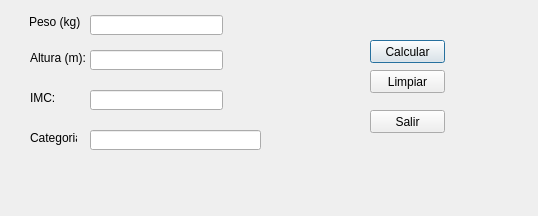
<?xml version="1.0" encoding="UTF-8"?>
<ui version="4.0">
 <class>dlgIMC</class>
 <widget class="QDialog" name="dlgIMC">
  <property name="geometry">
   <rect>
    <x>0</x>
    <y>0</y>
    <width>538</width>
    <height>216</height>
   </rect>
  </property>
  <property name="windowTitle">
   <string>CALCULO DE IMC</string>
  </property>
  <property name="sizeGripEnabled">
   <bool>false</bool>
  </property>
  <property name="modal">
   <bool>false</bool>
  </property>
  <widget class="QLabel" name="label">
   <property name="geometry">
    <rect>
     <x>29</x>
     <y>14</y>
     <width>52</width>
     <height>16</height>
    </rect>
   </property>
   <property name="frameShadow">
    <enum>QFrame::Sunken</enum>
   </property>
   <property name="text">
    <string>Peso (kg): </string>
   </property>
  </widget>
  <widget class="QLabel" name="label_3">
   <property name="geometry">
    <rect>
     <x>30</x>
     <y>90</y>
     <width>26</width>
     <height>16</height>
    </rect>
   </property>
   <property name="text">
    <string>IMC: </string>
   </property>
  </widget>
  <widget class="QLineEdit" name="txtPeso">
   <property name="geometry">
    <rect>
     <x>90</x>
     <y>15</y>
     <width>133</width>
     <height>20</height>
    </rect>
   </property>
  </widget>
  <widget class="QLineEdit" name="txtAltura">
   <property name="geometry">
    <rect>
     <x>90</x>
     <y>50</y>
     <width>133</width>
     <height>20</height>
    </rect>
   </property>
  </widget>
  <widget class="QLabel" name="label_2">
   <property name="geometry">
    <rect>
     <x>30</x>
     <y>50</y>
     <width>55</width>
     <height>16</height>
    </rect>
   </property>
   <property name="text">
    <string>Altura (m): </string>
   </property>
  </widget>
  <widget class="QPushButton" name="btnCalcular">
   <property name="geometry">
    <rect>
     <x>370</x>
     <y>40</y>
     <width>75</width>
     <height>23</height>
    </rect>
   </property>
   <property name="autoFillBackground">
    <bool>false</bool>
   </property>
   <property name="text">
    <string>Calcular</string>
   </property>
  </widget>
  <widget class="QLineEdit" name="txtIMC">
   <property name="enabled">
    <bool>true</bool>
   </property>
   <property name="geometry">
    <rect>
     <x>90</x>
     <y>90</y>
     <width>133</width>
     <height>20</height>
    </rect>
   </property>
  </widget>
  <widget class="QLineEdit" name="txtCat">
   <property name="enabled">
    <bool>true</bool>
   </property>
   <property name="geometry">
    <rect>
     <x>90</x>
     <y>130</y>
     <width>171</width>
     <height>20</height>
    </rect>
   </property>
  </widget>
  <widget class="QLabel" name="label_4">
   <property name="geometry">
    <rect>
     <x>30</x>
     <y>130</y>
     <width>47</width>
     <height>16</height>
    </rect>
   </property>
   <property name="text">
    <string>Categoria</string>
   </property>
  </widget>
  <widget class="QPushButton" name="btnLimpiar">
   <property name="geometry">
    <rect>
     <x>370</x>
     <y>70</y>
     <width>75</width>
     <height>23</height>
    </rect>
   </property>
   <property name="text">
    <string>Limpiar</string>
   </property>
  </widget>
  <widget class="QPushButton" name="btnSalir">
   <property name="geometry">
    <rect>
     <x>370</x>
     <y>110</y>
     <width>75</width>
     <height>23</height>
    </rect>
   </property>
   <property name="text">
    <string>Salir</string>
   </property>
  </widget>
 </widget>
 <resources/>
 <connections/>
</ui>
